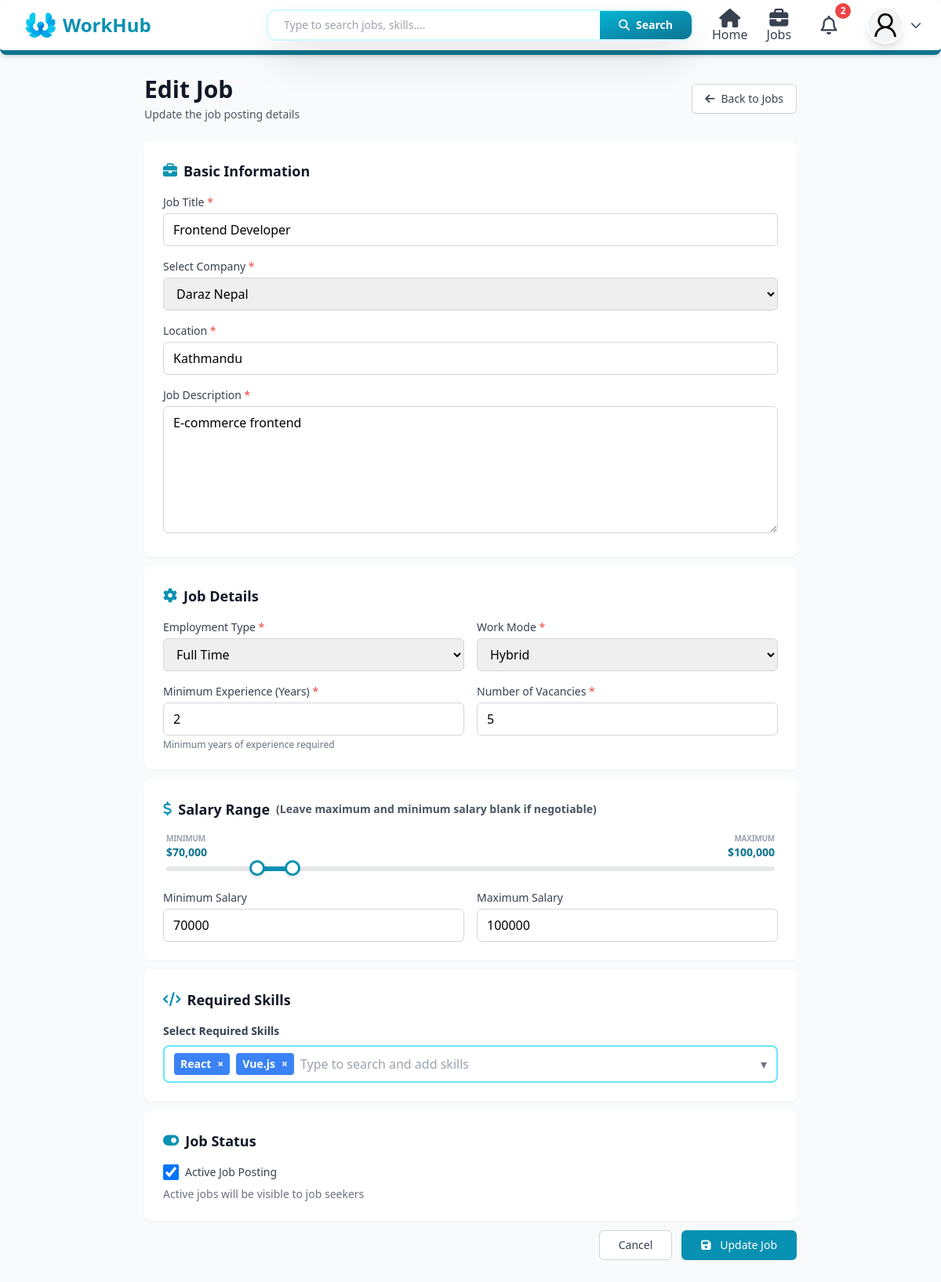
The page /jobs/20/edit/ (signed in) on the database its author committed.
### users/models.py (models this page shows, shortened)
class Profile(models.Model):
    def generateImagePath(instance, filename):
        return f"users/{instance.user.username}/{filename}"
    class RoleOptions(models.TextChoices):
        Admin = "Admin", "Admin"
        JobSeeker = "Job Seeker", "Job Seeker"
        Recruiter = "Recruiter", "Recruiter"
    class GenderOptions(models.TextChoices):
        Male = "Male", "Male"
        Female = "Female", "Female"
        Others = "Others", "Others"
    class JobTypeOptions(models.TextChoices):
        FullTime = "Full Time", "Full Time"
        PartTime = "Part Time", "Part Time"
        Contract = "Contract", "Contract"
        Intern = "Internship", "Internship"
    class WorkModeOptions(models.TextChoices):
        OnSite = "On-site", "On-site"
        Remote = "Remote", "Remote"
        Hybrid = "Hybrid", "Hybrid"
    user = models.OneToOneField(User, on_delete=models.CASCADE)
    position = models.CharField(max_length=100, blank=True)
    summary = models.TextField(blank=True)
    address = models.CharField(max_length=50)
    phone = models.CharField( max_length=10)
    nationality = models.CharField( max_length=15, default="Nepal")
    gender = models.CharField( choices=GenderOptions, default=GenderOptions.Male, max_length=6 )
    profile_image = models.ImageField( blank=True, null=True, upload_to=generateImagePath, default="users/default_user.png" )
    dob = models.DateField(blank=True, null=True)
    role = models.CharField(max_length=10, choices=RoleOptions, default=RoleOptions.JobSeeker)
    skills = models.ManyToManyField(Skill, blank=True, related_name="profiles")
    preferred_location = models.CharField(max_length=100, blank=True)
    preferred_job_type = models.CharField(max_length=50, choices=JobTypeOptions, blank=True)
    preferred_work_mode = models.CharField(max_length=20, choices=WorkModeOptions, blank=True)
    created_at = models.DateTimeField(auto_now_add=True)
    search_vector = models.TextField(blank=True, null=True)
    def completion_percentage(self):
        checks = [
            bool(self.position),
            bool(self.summary),
            bool(self.address),
            bool(self.phone),
            bool(self.dob),
            bool(self.profile_image),
            self.skills.exists(),
            self.educations.exists(),
            self.experiences.exists(),
            self.projects.exists(),
            bool(self.preferred_location),
            bool(self.preferred_job_type),
            bool(self.preferred_work_mode),
        ]
        completed = sum(checks)
        total = len(checks)
        return int((completed / total) * 100)

### jobs/models.py (models this page shows, shortened)
class Job(models.Model):
    class EMPLOYMENT_TYPE_CHOICES (models.TextChoices):
        FullTime = "Full Time", "Full Time"
        PartTime = "Part Time", "Part Time"
        Contract = "Contract", "Contract"
        Intern = "Internship", "Internship"
    class WORK_MODE_CHOICES (models.TextChoices):
        OnSite = "On-site", "On-site"
        Remote = "Remote", "Remote"
        Hybrid = "Hybrid", "Hybrid"
    title = models.CharField(max_length=150)
    description = models.TextField()
    company = models.ForeignKey(Company, on_delete=models.CASCADE, related_name="jobs")
    location = models.CharField(max_length=150)
    recruiter = models.ForeignKey(User, on_delete=models.CASCADE, related_name="jobs_recruited")
    employment_type = models.CharField(max_length=20, choices=EMPLOYMENT_TYPE_CHOICES, default=EMPLOYMENT_TYPE_CHOICES.FullTime )
    work_mode = models.CharField( max_length=20, choices=WORK_MODE_CHOICES , default=WORK_MODE_CHOICES.OnSite )
    min_experience = models.PositiveIntegerField( help_text="Minimum experience required (in years)"  )
    vacancies = models.PositiveIntegerField( default=1 )
    salary_min = models.PositiveIntegerField( null=True, blank=True )
    salary_max = models.PositiveIntegerField( null=True, blank=True )
    skills = models.ManyToManyField( Skill,  related_name="jobs", blank=True )
    is_active = models.BooleanField(default=True)
    created_at = models.DateTimeField(auto_now_add=True)
    updated_at = models.DateTimeField(auto_now=True)
    search_vector = models.TextField(blank=True, null=True)

### jobs/views.py (the view)
# urls.py: path("<int:pk>/edit/", job_update, name="job_update"),
@login_required(login_url='/user/login')
def job_update(request, pk):
    job = get_object_or_404(Job, pk=pk, recruiter=request.user)
    if request.method == "POST":
        form = JobForm(request.POST, instance=job, user = request.user)
        skills_str = request.POST.get("skills", "")
        skills_ids = [int(x) for x in skills_str.split(",") if x.isdigit()]
        if form.is_valid():
            form.save()
            if skills_ids:
                job.skills.set(Skill.objects.filter(id__in=skills_ids))
            messages.success(request, "Job updated successfully.")
            return redirect("/jobs")
    else:
        form = JobForm(instance=job, user=request.user)
    skills_ids_str = ','.join(str(s.id) for s in job.skills.all())
    skills = Skill.objects.filter(is_active=True).values("id", "name")
    return render(request, "pages/jobs/edit_job.html", {"form": form, "job": job, "skills_ids_str": skills_ids_str, "skills": list(skills)})

### templates/pages/jobs/edit_job.html (shortened to what this page needs)
{% extends 'layouts/main.html' %}
{% block content %}
<div class="min-h-screen bg-gray-50 py-8">
  <div class="max-w-4xl mx-auto px-4 sm:px-6 lg:px-8">
    <div class="mb-6">
      <div class="flex items-center justify-between">
        <div>
          <h1 class="text-3xl font-bold text-gray-900">Edit Job</h1>
          <p class="mt-1 text-sm text-gray-600">Update the job posting details</p>
        </div>
        <a href="/jobs" class="inline-flex items-center px-4 py-2 border border-gray-300 rounded-md shadow-sm text-sm font-medium text-gray-700 bg-white hover:bg-gray-50">
          <i class="fas fa-arrow-left mr-2"></i>
          Back to Jobs
        </a>
      </div>
    </div>
    <form method="POST" class="space-y-3">
      <div class="bg-white rounded-lg shadow-sm p-6">
        <h2 class="text-lg font-semibold text-gray-900 mb-4 flex items-center">
          <i class="fas fa-briefcase mr-2 text-cyan-600"></i>
          Basic Information
        </h2>
        <div class="space-y-4">
          <div>
            <label for="{{ form.title.id_for_label }}" class="block text-sm font-medium text-gray-700 mb-1">
              {{ form.title.label }}
              {% if form.title.field.required %}<span class="text-red-500">*</span>{% endif %}
            </label>
            {{ form.title }}
          </div>
          <div>
            <label for="{{ form.company.id_for_label }}" class="block text-sm font-medium text-gray-700 mb-1">
              {{ form.company.label }}
              {% if form.company.field.required %}<span class="text-red-500">*</span>{% endif %}
            </label>
            {{ form.company }}
          </div>
          <div>
            <label for="{{ form.location.id_for_label }}" class="block text-sm font-medium text-gray-700 mb-1">
              {{ form.location.label }}
              {% if form.location.field.required %}<span class="text-red-500">*</span>{% endif %}
            </label>
            {{ form.location }}
          </div>
          <div>
            <label for="{{ form.description.id_for_label }}" class="block text-sm font-medium text-gray-700 mb-1">
              {{ form.description.label }}
              {% if form.description.field.required %}<span class="text-red-500">*</span>{% endif %}
            </label>
            {{ form.description }}
          </div>
        </div>
      </div>
      <div class="bg-white rounded-lg shadow-sm p-6">
        <h2 class="text-lg font-semibold text-gray-900 mb-4 flex items-center">
          <i class="fas fa-cog mr-2 text-cyan-600"></i>
          Job Details
        </h2>
        <div class="grid grid-cols-1 md:grid-cols-2 gap-4">
          <div>
            <label for="{{ form.employment_type.id_for_label }}" class="block text-sm font-medium text-gray-700 mb-1">
              {{ form.employment_type.label }}
              {% if form.employment_type.field.required %}<span class="text-red-500">*</span>{% endif %}
            </label>
            {{ form.employment_type }}
          </div>
          <div>
            <label for="{{ form.work_mode.id_for_label }}" class="block text-sm font-medium text-gray-700 mb-1">
              {{ form.work_mode.label }}
              {% if form.work_mode.field.required %}<span class="text-red-500">*</span>{% endif %}
            </label>
            {{ form.work_mode }}
          </div>
          <div>
            <label for="{{ form.min_experience.id_for_label }}" class="block text-sm font-medium text-gray-700 mb-1">
              {{ form.min_experience.label }}
              {% if form.min_experience.field.required %}<span class="text-red-500">*</span>{% endif %}
            </label>
            {{ form.min_experience }}
            {% if form.min_experience.help_text %}
            <p class="mt-1 text-xs text-gray-500">{{ form.min_experience.help_text }}</p>
            {% endif %}
          </div>
          <div>
            <label for="{{ form.vacancies.id_for_label }}" class="block text-sm font-medium text-gray-700 mb-1">
              {{ form.vacancies.label }}
              {% if form.vacancies.field.required %}<span class="text-red-500">*</span>{% endif %}
            </label>
            {{ form.vacancies }}
          </div>
        </div>
      </div>
      <div class="bg-white rounded-lg shadow-sm p-6">
        <h2 class="text-lg font-semibold text-gray-900 mb-4 flex items-center">
          <i class="fas fa-dollar-sign mr-2 text-cyan-600"></i>
          Salary Range <p class="text-sm text-gray-600 px-2">(Leave maximum and minimum salary blank if negotiable)</p>
        </h2>
        {% include 'components/salary_range_slider.html' with inline=true min_id=form.salary_min.id_for_label max_id=form.salary_max.id_for_label min_value=form.salary_min.value|default:0 max_value=form.salary_max.value|default:50000 %}
        <div class="grid grid-cols-1 md:grid-cols-2 gap-4">
          <div>
            <label for="{{ form.salary_min.id_for_label }}" class="block text-sm font-medium text-gray-700 mb-1">
              {{ form.salary_min.label }}
            </label>
            {{ form.salary_min }}
          </div>
          <div>
            <label for="{{ form.salary_max.id_for_label }}" class="block text-sm font-medium text-gray-700 mb-1">
              {{ form.salary_max.label }}
            </label>
            {{ form.salary_max }}
          </div>
        </div>
      </div>
      <div class="bg-white rounded-lg shadow-sm p-6">
        <h2 class="text-lg font-semibold text-gray-900 mb-4 flex items-center">
          <i class="fas fa-code mr-2 text-cyan-600"></i>
          Required Skills
        </h2>
        <div>
          {% include 'components/skills_input.html' with container_id='skills-container' input_id='skills-input' hidden_id='skills-hidden' dropdown_id='skills-dropdown' suggestions_id='skills-suggestions' name='skills' label='Select Required Skills' placeholder='Type to search and add skills' skills=skills  value=skills_ids_str %}
        </div>
      </div>
      <div class="bg-white rounded-lg shadow-sm p-6">
        <h2 class="text-lg font-semibold text-gray-900 mb-4 flex items-center">
          <i class="fas fa-toggle-on mr-2 text-cyan-600"></i>
          Job Status
        </h2>
        <div class="flex items-center">
          <label class="flex items-center cursor-pointer">
            {{ form.is_active }}
            <span class="ml-2 text-sm text-gray-700">{{ form.is_active.label }}</span>
          </label>
        </div>
        {% if form.is_active.help_text %}
        <p class="mt-2 text-sm text-gray-500">{{ form.is_active.help_text }}</p>
        {% endif %}
      </div>
      <div class="flex justify-end gap-3">
        <a href="/jobs" class="px-6 py-2 border border-gray-300 rounded-md text-sm font-medium text-gray-700 bg-white hover:bg-gray-50 focus:outline-none focus:ring-2 focus:ring-offset-2 focus:ring-cyan-500">
          Cancel
        </a>
        <button type="submit" class="px-6 py-2 border border-transparent rounded-md shadow-sm text-sm font-medium text-white bg-cyan-600 hover:bg-cyan-700 focus:outline-none focus:ring-2 focus:ring-offset-2 focus:ring-cyan-500">
          <i class="fas fa-save mr-2"></i>
          Update Job
        </button>
      </div>
    </form>
  </div>
</div>
{% endblock %}

### templates/layouts/main.html (shortened to what this page needs)
<!DOCTYPE html>
<html lang="en">
  <head>
    <script src="https://cdn.tailwindcss.com"></script>
    <link rel="stylesheet" href="https://cdnjs.cloudflare.com/ajax/libs/font-awesome/6.5.0/css/all.min.css" />
  </head>
  <body class="bg-gray-50">
    <nav class="fixed w-full z-50 bg-white shadow-md border-b-[6px] border-cyan-700 rounded-lg no-print">
      <div class="max-w-[1440px] mx-auto px-4 sm:px-6 lg:px-8">
        <div class="grid grid-cols-8 space-x-6 items-center h-16">
          <a href="/" class="flex items-center gap-2 col-span-2">
            <img class="h-10 w-10" src="/media/system_image/logo1.png" alt="Logo" />
            <h1 class="hidden md:block text-2xl font-bold text-cyan-600">WorkHub</h1>
          </a>
          <div class="col-span-4 relative">
            {% if request.path != "/" %}
              {% include 'components/search_bar.html' %}
            {% endif %}
          </div>
          {% if request.user.is_authenticated %}
            <div class="hidden md:flex items-center space-x-6 ms-auto relative col-span-2">
              <a href="/dashboard" class="ml-auto mt-auto flex flex-col space-y-2 items-center text-gray-700 hover:text-cyan-600 transition duration-300">
                <i class="fa fa-xl fa-home"></i>
                <span>Home</span>
              </a>
              <a href="/jobs" class="mt-auto flex flex-col space-y-2 items-center text-gray-700 hover:text-cyan-600 transition duration-300">
                <i class="fa-solid fa-xl fa-briefcase"></i>
                <span>Jobs</span>
              </a>
              <div class="relative" id="notificationWrapper">
                <button
                  type="button"
                  id="notificationBellButton"
                  onclick="toggleNotificationsModal()"
                  class="relative flex h-12 w-12 items-center justify-center rounded-full text-gray-700 transition duration-300 hover:bg-cyan-50 hover:text-cyan-600 focus:outline-none"
                >
                  <i class="fa-regular fa-bell text-2xl"></i>
                  {% if unread_notifications_count > 0 %}
                    <span id="notificationBadge" class="absolute -top-1 -right-1 min-w-[1.25rem] rounded-full bg-red-500 px-1.5 py-0.5 text-center text-xs font-semibold text-white">
                      {% if unread_notifications_count > 99 %}
                        99+
                      {% else %}
                        {{ unread_notifications_count }}
                      {% endif %}
                    </span>
                  {% else %}
                    <span id="notificationBadge" class="hidden absolute -top-1 -right-1 min-w-[1.25rem] rounded-full bg-red-500 px-1.5 py-0.5 text-center text-xs font-semibold text-white">0</span>
                  {% endif %}
                </button>
              </div>
              <div id="profileDropdown">
                <button type="button" onclick="toggleDropdown()" class="flex items-center gap-2 focus:outline-none">
                  <img src="{{ request.user.profile.profile_image.url }}" alt="{{ user.username }}" class="w-12 h-12 rounded-full bg-gray-100 border-2 border-white shadow-lg object-cover hover:border-cyan-600 hover:scale-[1.05] transition duration-300 cursor-pointer" />
                  <i id="dropdownArrow" class="fas fa-chevron-down text-gray-600 text-sm transition-transform duration-300"></i>
                </button>
              </div>
            </div>
          {% endif %}
        </div>
      </div>
    </nav>
    <div class="flex flex-col pt-16 pb-4 min-h-[80vh]">
      {% block content %}
      {% endblock %}
    </div>
  </body>
</html>

### rows shown on the page
Job: title "Frontend Developer", company "Daraz Nepal", location "Kathmandu", description "E-commerce frontend", employment_type "Full Time", work_mode "Hybrid", min_experience "2", vacancies "5", salary_min "70000", salary_max "100000", is_active "☑"

### other values the page prints
{{ unread_notifications_count }} "2"
{{ label }} "Select Required Skills"
